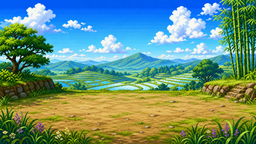
#> input picture forge/assets/raw/bg.satoyama_sky/codex-imagegen.png, 256 x 144 px, shrunk from 1672 x 941 before the run, found by its file name
$ python build_prop.py
#> lines starting #> are read from the running program, lines starting #| are printed output that depends on the picture
#!/usr/bin/env python3
"""単一プロップ（民家など）の raw → 透過・トリム・縮小 → public/assets 登録。

raw（マゼンタ背景の1枚絵）を chroma_key + despeckle し、内容 bbox でトリム、
指定の最大高さへ等比縮小して保存。assetmap に実寸 frameW/frameH(cols=1,frames=1)で登録。

mito/npc と同じ chroma ロジック。グレーディングは別途 grade_wa.py（要 pregrade 削除）。

使い方: python3 forge/build_prop.py            # 既定の全プロップ
        python3 forge/build_prop.py minka_a   # 指定のみ
"""
import json, os, sys
from PIL import Image

ROOT = os.path.dirname(os.path.abspath(__file__))
GAME = os.path.dirname(ROOT)
OUT = os.path.join(GAME, "public", "assets")
MAP_OUT = os.path.join(GAME, "src", "data", "assetmap.json")

# name -> (raw id, 出力ファイル, assetmapキー, 目標高さpx)
PROPS = {
    "minka_a": ("obj.minka_a", "obj_minka_a.png", "obj.minka_a", 360),
    "minka_b": ("obj.minka_b", "obj_minka_b.png", "obj.minka_b", 360),
}


def is_bg(r, g, b):
    return r > 175 and b > 160 and g < 120


def chroma_key(im):
    im = im.convert("RGBA"); px = im.load(); w, h = im.size
#> after `w, h = im.size`: w = 256; h = 144
    out = Image.new("RGBA", (w, h), (0, 0, 0, 0)); po = out.load()
#> after `out = Image.new('RGBA', (w, h), (0, 0, 0, 0))`: out: PIL image 256x144 RGBA; every value is 0
    for y in range(h):
        for x in range(w):
            r, g, b, a = px[x, y]
            po[x, y] = (0, 0, 0, 0) if (a == 0 or is_bg(r, g, b)) else (r, g, b, 255)
    return out


def despeckle(im):
    px = im.load(); res = im.copy(); pr = res.load(); w, h = im.size
#> after `w, h = im.size`: w = 256; h = 144
    for y in range(h):
        for x in range(w):
            r, g, b, a = px[x, y]
            if a == 0:
                continue
            if r > 150 and b > 140 and g < 130 and (r - g) > 40 and (b - g) > 30:
                pr[x, y] = (0, 0, 0, 0)
    return res


def build(name):
    raw_id, outname, key, target_h = PROPS[name]
    raw = os.path.join(ROOT, "assets", "raw", raw_id, "codex-imagegen.png")
    if not os.path.exists(raw):
        print(f"SKIP {name}: raw not found"); return False
    im = despeckle(chroma_key(Image.open(raw)))
    bb = im.getbbox()
#> bb = (0, 0, 256, 144)
    if bb:
        im = im.crop(bb)
    w, h = im.size
#> w = 256; h = 144
    nw = max(1, round(w * target_h / h))
#> nw = 640
    im = im.resize((nw, target_h), Image.BOX)
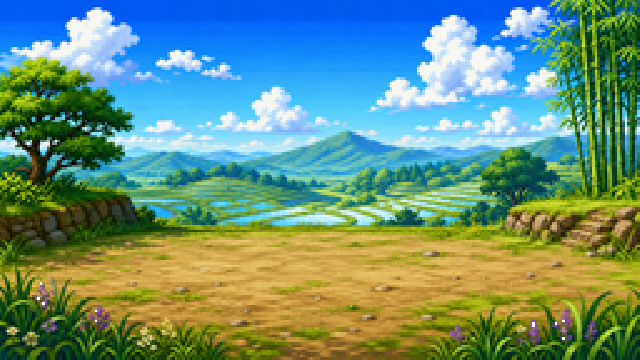
#> im: PIL image 640x360 RGBA; mean R, G, B, A 104.6, 145, 123.4, 254.9; transparent parts drawn white
    im.save(os.path.join(OUT, outname))
    am = json.load(open(MAP_OUT)) if os.path.exists(MAP_OUT) else {}
    am[key] = {"file": outname, "frameW": im.width, "frameH": im.height, "frames": 1, "cols": 1}
    with open(MAP_OUT, "w") as fp:
        json.dump(am, fp, indent=2, ensure_ascii=False, sort_keys=True)
    print(f"ok {name}: -> {outname} {im.width}x{im.height} aspect={im.width/im.height:.3f} assetmap[{key}]")
#| ok minka_a: -> obj_minka_a.png 640x360 aspect=1.778 assetmap[obj.minka_a]
    return True


targets = sys.argv[1:] or list(PROPS.keys())
for t in targets:
    if t in PROPS:
        build(t)
    else:
        print(f"unknown prop: {t}")
print("[build_prop] done")
